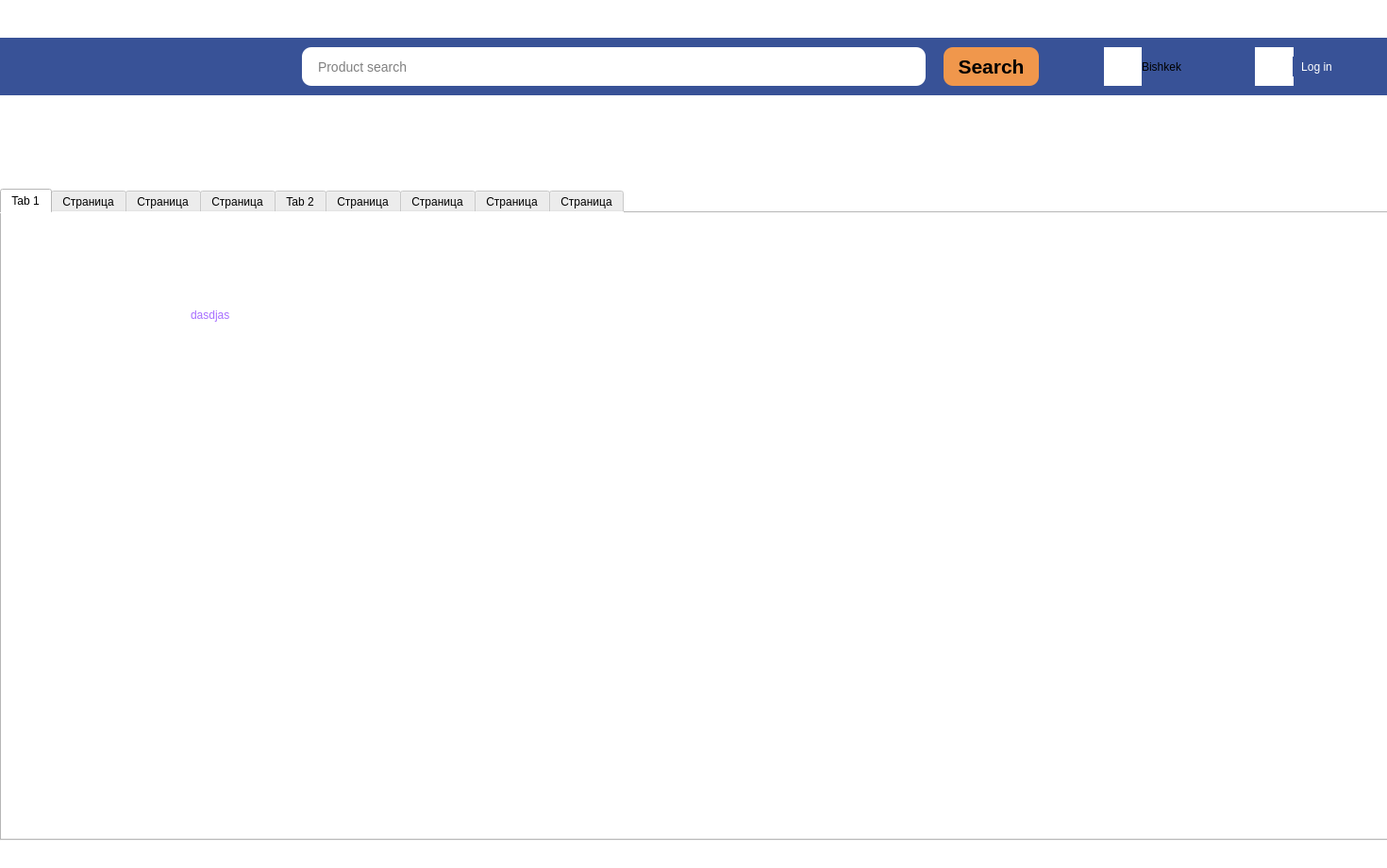
<?xml version="1.0" encoding="UTF-8"?>
<ui version="4.0">
 <class>MainWindow</class>
 <widget class="QMainWindow" name="MainWindow">
  <property name="geometry">
   <rect>
    <x>0</x>
    <y>0</y>
    <width>1470</width>
    <height>920</height>
   </rect>
  </property>
  <property name="windowTitle">
   <string>MainWindow</string>
  </property>
  <property name="styleSheet">
   <string notr="true">background-color: rgb(255, 255, 255);
</string>
  </property>
  <widget class="QWidget" name="centralwidget">
   <widget class="QLabel" name="label">
    <property name="geometry">
     <rect>
      <x>-20</x>
      <y>40</y>
      <width>1491</width>
      <height>61</height>
     </rect>
    </property>
    <property name="cursor">
     <cursorShape>ArrowCursor</cursorShape>
    </property>
    <property name="styleSheet">
     <string notr="true">
background-color: rgb(56, 82 , 151);</string>
    </property>
    <property name="text">
     <string/>
    </property>
   </widget>
   <widget class="QPushButton" name="pushButton">
    <property name="geometry">
     <rect>
      <x>1000</x>
      <y>50</y>
      <width>101</width>
      <height>41</height>
     </rect>
    </property>
    <property name="font">
     <font>
      <pointsize>16</pointsize>
      <bold>true</bold>
     </font>
    </property>
    <property name="cursor">
     <cursorShape>PointingHandCursor</cursorShape>
    </property>
    <property name="styleSheet">
     <string notr="true">
QPushButton {
	background-color: rgb(240, 151 , 76);
	border-radius:10px
}

QPushButton:hover {
	
	background-color: rgb(255, 166, 87);
}</string>
    </property>
    <property name="text">
     <string>Search</string>
    </property>
   </widget>
   <widget class="QLineEdit" name="lineEdit">
    <property name="geometry">
     <rect>
      <x>320</x>
      <y>50</y>
      <width>661</width>
      <height>41</height>
     </rect>
    </property>
    <property name="font">
     <font>
      <pointsize>-1</pointsize>
     </font>
    </property>
    <property name="cursor">
     <cursorShape>IBeamCursor</cursorShape>
    </property>
    <property name="styleSheet">
     <string notr="true">QLineEdit {
	color: rgb(0, 0, 0);
    font-size: 14px;
    border-radius: 10px;
    padding-left: 15px;
}
</string>
    </property>
    <property name="text">
     <string/>
    </property>
    <property name="placeholderText">
     <string>Product search</string>
    </property>
   </widget>
   <widget class="QLabel" name="label_2">
    <property name="geometry">
     <rect>
      <x>1170</x>
      <y>50</y>
      <width>41</width>
      <height>41</height>
     </rect>
    </property>
    <property name="cursor">
     <cursorShape>ArrowCursor</cursorShape>
    </property>
    <property name="text">
     <string/>
    </property>
    <property name="pixmap">
     <pixmap>../Снимок экрана 2025-04-02 в 19.10.57.png</pixmap>
    </property>
    <property name="scaledContents">
     <bool>true</bool>
    </property>
   </widget>
   <widget class="QLabel" name="label_3">
    <property name="geometry">
     <rect>
      <x>1210</x>
      <y>50</y>
      <width>71</width>
      <height>41</height>
     </rect>
    </property>
    <property name="styleSheet">
     <string notr="true">background-color: rgb(56, 82 , 151);</string>
    </property>
    <property name="text">
     <string>Bishkek</string>
    </property>
   </widget>
   <widget class="QLabel" name="label_4">
    <property name="geometry">
     <rect>
      <x>1330</x>
      <y>50</y>
      <width>41</width>
      <height>41</height>
     </rect>
    </property>
    <property name="text">
     <string/>
    </property>
    <property name="pixmap">
     <pixmap>../Снимок экрана 2025-04-02 в 19.34.28.png</pixmap>
    </property>
    <property name="scaledContents">
     <bool>true</bool>
    </property>
   </widget>
   <widget class="QPushButton" name="pushButton_2">
    <property name="geometry">
     <rect>
      <x>1370</x>
      <y>60</y>
      <width>51</width>
      <height>21</height>
     </rect>
    </property>
    <property name="cursor">
     <cursorShape>PointingHandCursor</cursorShape>
    </property>
    <property name="styleSheet">
     <string notr="true">QPushButton {
    background-color: rgb(56, 82, 151);
    border: none;
    color: white; /* можно добавить, если фон тёмный */
}


</string>
    </property>
    <property name="text">
     <string>Log in</string>
    </property>
   </widget>
   <widget class="QPushButton" name="pushButton_3">
    <property name="geometry">
     <rect>
      <x>10</x>
      <y>110</y>
      <width>181</width>
      <height>81</height>
     </rect>
    </property>
    <property name="styleSheet">
     <string notr="true">QPushButton:focus {
    outline: none;
    border: none;
}
QPushButton{

	border: none;
}</string>
    </property>
    <property name="text">
     <string/>
    </property>
    <property name="icon">
     <iconset>
      <normaloff>../Снимок экрана 2025-04-03 в 11.49.24.png</normaloff>../Снимок экрана 2025-04-03 в 11.49.24.png</iconset>
    </property>
    <property name="iconSize">
     <size>
      <width>70</width>
      <height>70</height>
     </size>
    </property>
   </widget>
   <widget class="QPushButton" name="pushButton_4">
    <property name="geometry">
     <rect>
      <x>160</x>
      <y>110</y>
      <width>161</width>
      <height>81</height>
     </rect>
    </property>
    <property name="styleSheet">
     <string notr="true">QPushButton:focus {
    outline: none;
    border: none;
}
QPushButton{

	border: none;
}</string>
    </property>
    <property name="text">
     <string/>
    </property>
    <property name="icon">
     <iconset>
      <normaloff>../Снимок экрана 2025-04-03 в 12.12.49.png</normaloff>../Снимок экрана 2025-04-03 в 12.12.49.png</iconset>
    </property>
    <property name="iconSize">
     <size>
      <width>80</width>
      <height>70</height>
     </size>
    </property>
   </widget>
   <widget class="QPushButton" name="pushButton_5">
    <property name="geometry">
     <rect>
      <x>320</x>
      <y>110</y>
      <width>161</width>
      <height>81</height>
     </rect>
    </property>
    <property name="styleSheet">
     <string notr="true">QPushButton:focus {
    outline: none;
    border: none;
}
QPushButton{

	border: none;
}</string>
    </property>
    <property name="text">
     <string/>
    </property>
    <property name="icon">
     <iconset>
      <normaloff>../Снимок экрана 2025-04-03 в 12.15.37.png</normaloff>../Снимок экрана 2025-04-03 в 12.15.37.png</iconset>
    </property>
    <property name="iconSize">
     <size>
      <width>70</width>
      <height>70</height>
     </size>
    </property>
   </widget>
   <widget class="QPushButton" name="pushButton_6">
    <property name="geometry">
     <rect>
      <x>490</x>
      <y>110</y>
      <width>161</width>
      <height>81</height>
     </rect>
    </property>
    <property name="styleSheet">
     <string notr="true">QPushButton:focus {
    outline: none;
    border: none;
}
QPushButton{

	border: none;
}</string>
    </property>
    <property name="text">
     <string/>
    </property>
    <property name="icon">
     <iconset>
      <normaloff>../Снимок экрана 2025-04-03 в 12.17.14.png</normaloff>../Снимок экрана 2025-04-03 в 12.17.14.png</iconset>
    </property>
    <property name="iconSize">
     <size>
      <width>75</width>
      <height>75</height>
     </size>
    </property>
   </widget>
   <widget class="QPushButton" name="pushButton_7">
    <property name="geometry">
     <rect>
      <x>660</x>
      <y>110</y>
      <width>161</width>
      <height>81</height>
     </rect>
    </property>
    <property name="styleSheet">
     <string notr="true">QPushButton:focus {
    outline: none;
    border: none;
}
QPushButton{

	border: none;
}</string>
    </property>
    <property name="text">
     <string/>
    </property>
    <property name="icon">
     <iconset>
      <normaloff>../Снимок экрана 2025-04-03 в 12.17.35.png</normaloff>../Снимок экрана 2025-04-03 в 12.17.35.png</iconset>
    </property>
    <property name="iconSize">
     <size>
      <width>880</width>
      <height>70</height>
     </size>
    </property>
   </widget>
   <widget class="QPushButton" name="pushButton_8">
    <property name="geometry">
     <rect>
      <x>830</x>
      <y>110</y>
      <width>161</width>
      <height>81</height>
     </rect>
    </property>
    <property name="styleSheet">
     <string notr="true">QPushButton:focus {
    outline: none;
    border: none;
}
QPushButton{

	border: none;
}</string>
    </property>
    <property name="text">
     <string/>
    </property>
    <property name="icon">
     <iconset>
      <normaloff>../Снимок экрана 2025-04-03 в 12.17.28.png</normaloff>../Снимок экрана 2025-04-03 в 12.17.28.png</iconset>
    </property>
    <property name="iconSize">
     <size>
      <width>80</width>
      <height>70</height>
     </size>
    </property>
   </widget>
   <widget class="QPushButton" name="pushButton_9">
    <property name="geometry">
     <rect>
      <x>1000</x>
      <y>110</y>
      <width>161</width>
      <height>81</height>
     </rect>
    </property>
    <property name="styleSheet">
     <string notr="true">QPushButton:focus {
    outline: none;
    border: none;
}
QPushButton{

	border: none;
}</string>
    </property>
    <property name="text">
     <string/>
    </property>
    <property name="icon">
     <iconset>
      <normaloff>../Снимок экрана 2025-04-03 в 12.19.30.png</normaloff>../Снимок экрана 2025-04-03 в 12.19.30.png</iconset>
    </property>
    <property name="iconSize">
     <size>
      <width>90</width>
      <height>80</height>
     </size>
    </property>
   </widget>
   <widget class="QPushButton" name="pushButton_10">
    <property name="geometry">
     <rect>
      <x>1170</x>
      <y>110</y>
      <width>161</width>
      <height>81</height>
     </rect>
    </property>
    <property name="styleSheet">
     <string notr="true">QPushButton:focus {
    outline: none;
    border: none;
}
QPushButton{

	border: none;
}</string>
    </property>
    <property name="text">
     <string/>
    </property>
    <property name="icon">
     <iconset>
      <normaloff>../Снимок экрана 2025-04-03 в 12.20.03.png</normaloff>../Снимок экрана 2025-04-03 в 12.20.03.png</iconset>
    </property>
    <property name="iconSize">
     <size>
      <width>70</width>
      <height>70</height>
     </size>
    </property>
   </widget>
   <widget class="QPushButton" name="pushButton_11">
    <property name="geometry">
     <rect>
      <x>1320</x>
      <y>110</y>
      <width>161</width>
      <height>81</height>
     </rect>
    </property>
    <property name="styleSheet">
     <string notr="true">QPushButton:focus {
    outline: none;
    border: none;
}
QPushButton{

	border: none;
}</string>
    </property>
    <property name="text">
     <string/>
    </property>
    <property name="icon">
     <iconset>
      <normaloff>../Снимок экрана 2025-04-03 в 12.19.46.png</normaloff>../Снимок экрана 2025-04-03 в 12.19.46.png</iconset>
    </property>
    <property name="iconSize">
     <size>
      <width>909</width>
      <height>70</height>
     </size>
    </property>
   </widget>
   <widget class="QTabWidget" name="tabWidget">
    <property name="geometry">
     <rect>
      <x>0</x>
      <y>200</y>
      <width>1571</width>
      <height>691</height>
     </rect>
    </property>
    <property name="currentIndex">
     <number>0</number>
    </property>
    <widget class="QWidget" name="tab">
     <attribute name="title">
      <string>Tab 1</string>
     </attribute>
     <widget class="QLabel" name="label_5">
      <property name="geometry">
       <rect>
        <x>200</x>
        <y>100</y>
        <width>58</width>
        <height>16</height>
       </rect>
      </property>
      <property name="styleSheet">
       <string notr="true">color: rgb(167, 110, 255);</string>
      </property>
      <property name="text">
       <string>dasdjas</string>
      </property>
     </widget>
    </widget>
    <widget class="QWidget" name="tab_3">
     <attribute name="title">
      <string>Страница</string>
     </attribute>
     <widget class="QLabel" name="label_6">
      <property name="geometry">
       <rect>
        <x>120</x>
        <y>160</y>
        <width>221</width>
        <height>261</height>
       </rect>
      </property>
      <property name="styleSheet">
       <string notr="true">color: rgb(189, 255, 82);</string>
      </property>
      <property name="text">
       <string>dasdasdas</string>
      </property>
     </widget>
    </widget>
    <widget class="QWidget" name="tab_4">
     <attribute name="title">
      <string>Страница</string>
     </attribute>
    </widget>
    <widget class="QWidget" name="tab_5">
     <attribute name="title">
      <string>Страница</string>
     </attribute>
    </widget>
    <widget class="QWidget" name="tab_2">
     <attribute name="title">
      <string>Tab 2</string>
     </attribute>
    </widget>
    <widget class="QWidget" name="tab_7">
     <attribute name="title">
      <string>Страница</string>
     </attribute>
    </widget>
    <widget class="QWidget" name="tab_8">
     <attribute name="title">
      <string>Страница</string>
     </attribute>
    </widget>
    <widget class="QWidget" name="tab_6">
     <attribute name="title">
      <string>Страница</string>
     </attribute>
    </widget>
    <widget class="QWidget" name="tab_9">
     <attribute name="title">
      <string>Страница</string>
     </attribute>
    </widget>
   </widget>
   <zorder>pushButton_3</zorder>
   <zorder>label</zorder>
   <zorder>pushButton</zorder>
   <zorder>lineEdit</zorder>
   <zorder>label_2</zorder>
   <zorder>label_3</zorder>
   <zorder>label_4</zorder>
   <zorder>pushButton_2</zorder>
   <zorder>pushButton_4</zorder>
   <zorder>pushButton_5</zorder>
   <zorder>pushButton_6</zorder>
   <zorder>pushButton_7</zorder>
   <zorder>pushButton_8</zorder>
   <zorder>pushButton_9</zorder>
   <zorder>pushButton_10</zorder>
   <zorder>pushButton_11</zorder>
   <zorder>tabWidget</zorder>
  </widget>
  <widget class="QMenuBar" name="menubar">
   <property name="geometry">
    <rect>
     <x>0</x>
     <y>0</y>
     <width>1470</width>
     <height>21</height>
    </rect>
   </property>
  </widget>
  <widget class="QStatusBar" name="statusBar"/>
 </widget>
 <resources/>
 <connections/>
</ui>
